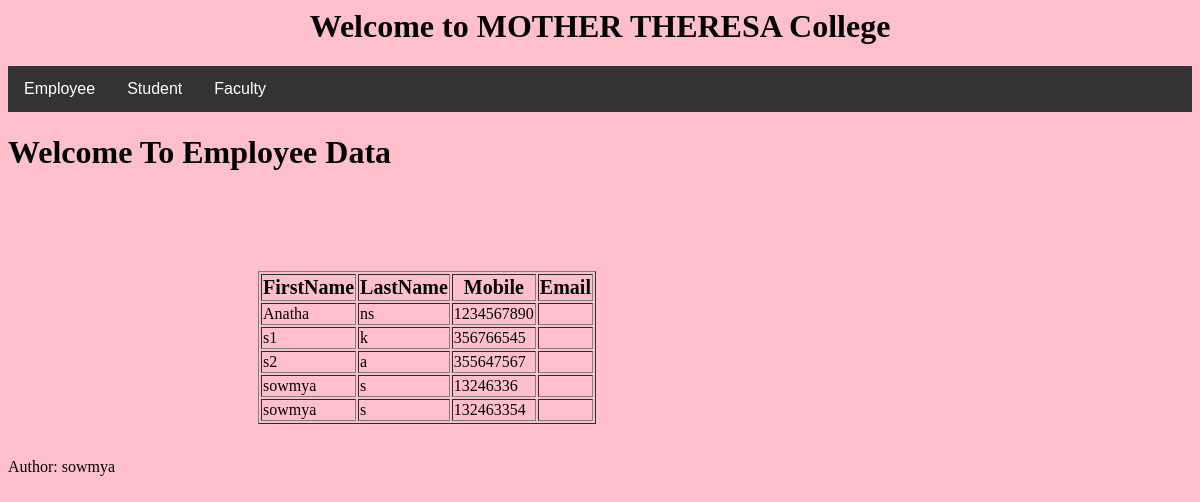
/view_employee/, run on the app's committed database.
### myapp/models.py (models this page shows, shortened)
class EmployeeModel(models.Model):
    first_name = models.CharField(max_length=30)
    last_name = models.CharField(max_length=30)
    mobile = models.CharField(max_length=10, unique=True)
    email = models.EmailField()

### myapp/views.py (the view)
# urls.py: path('view_employee/', views.view_employee,  name = 'view_employee'),
def view_employee(request):
    ob=EmployeeModel.objects.all().values()
    context={
        'data':ob
        }
    temp=loader.get_template('view_employee.html')
    return HttpResponse(temp.render(context,request))

### myapp/templates/view_employee.html (shortened to what this page needs)
{%   extends  "master.html"  %}
{%  block content  %}
<h1>Welcome To Employee  Data</h1>
<table border="1">
<tr style="font-size: 20px;">
<th>FirstName</th>
<th>LastName</th>
<th>Mobile</th>
<th>Email</th>
</tr>
{%  for  x  in  data  %}
<tr style="font-size: 16px;">
<td>{{x.first_name}}</td>
<td>{{x.last_name}}</td>
<td>{{x.mobile}}</td>
<td>{{x.Email}}</td>
</tr>
{% endfor %}
</table>
<br>
 {% endblock %}

### myapp/templates/master.html (shortened to what this page needs)
{% load static %}
<html>
<head>
    <link rel="stylesheet" href="{% static 'css/style1.css' %}">
</head>
<body bgcolor="pink">
    <h1 align="center">Welcome to MOTHER THERESA College</h1>
    <div class="navbar">
        <div class="dropdown">
            <button class="dropbtn" onclick="toggleDropdown('employeeDropdown')">Employee
            </button>
        </div>
        <div class="dropdown">
            <button class="dropbtn" onclick="toggleDropdown('studentDropdown')">Student
            </button>
        </div>
        <div class="dropdown">
            <button class="dropbtn" onclick="toggleDropdown('facultyDropdown')">Faculty
            </button>
        </div>
    </div>
    {% block content %}
    {% endblock %}
    <p>Author: sowmya</p>
</body>
</html>

### myapp/static/css/style1.css (style rules this page uses)
.navbar { overflow: hidden; background-color: #333; font-family: Arial, Helvetica, sans-serif; }
.dropdown { float: left; overflow: hidden; }
.dropdown .dropbtn { cursor: pointer; font-size: 16px; border: none; outline: none; color: white; padding: 14px 16px; background-color: inherit; font-family: inherit; margin: 0; }

### myapp/templates/view_employee.html (style rules this page uses)
table { margin-top: 100px; margin-left: 250px; }

### data on the page
EmployeeModel: first_name "Anatha", last_name "ns", mobile "1234567890"
EmployeeModel: first_name "s1", last_name "k", mobile "356766545"
EmployeeModel: first_name "s2", last_name "a", mobile "355647567"
EmployeeModel: first_name "sowmya", last_name "s", mobile "13246336"
EmployeeModel: first_name "sowmya", last_name "s", mobile "132463354"
